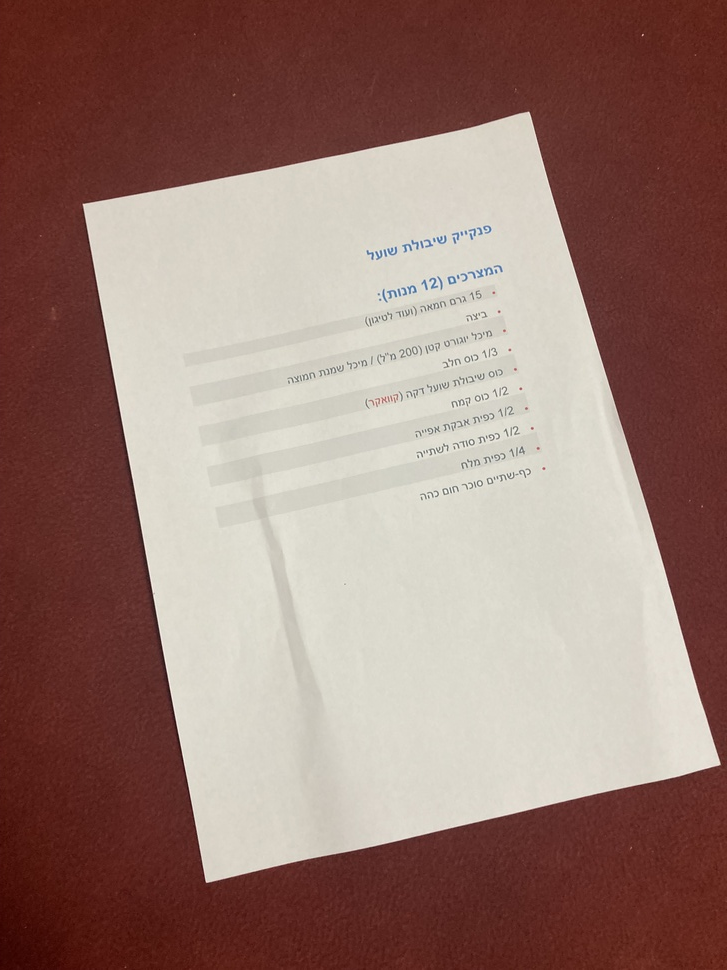
#> input picture input/IMG-3763.jpg, 727 x 970 px, shrunk from 3024 x 4032 before the run
$ python Scanner.py input/IMG-3763.jpg input/IMG-3784.jpg
#> lines starting #> are read from the running program, lines starting #| are printed output that depends on the picture; after the words box and inside, x2 and y2 are one past the last pixel; in counts of white or black regions, pixels touching at a corner belong together
import sys
import numpy as np
import cv2
import math

def calculate_dimensions(approx):
    # Convert to a simpler format for easier processing
    points = approx.reshape(4, 2)

    # Sort the points based on their sum and difference
    points_sum = points.sum(axis=1)  # Sum of x + y
    points_diff = np.diff(points, axis=1)  # Difference of x - y

    top_left = points[np.argmin(points_sum)]
    bottom_right = points[np.argmax(points_sum)]
    top_right = points[np.argmin(points_diff)]
    bottom_left = points[np.argmax(points_diff)]

    # Calculate the width
    width_top = math.sqrt((top_right[0] - top_left[0]) ** 2 + (top_right[1] - top_left[1]) ** 2)
    width_bottom = math.sqrt((bottom_right[0] - bottom_left[0]) ** 2 + (bottom_right[1] - bottom_left[1]) ** 2)
    width = max(int(width_top), int(width_bottom))  # Take the maximum width

    # Calculate the height
    height_left = math.sqrt((bottom_left[0] - top_left[0]) ** 2 + (bottom_left[1] - top_left[1]) ** 2)
    height_right = math.sqrt((bottom_right[0] - top_right[0]) ** 2 + (bottom_right[1] - top_right[1]) ** 2)
    height = max(int(height_left), int(height_right))  # Take the maximum height

    input_pts = np.float32([top_left, bottom_left, bottom_right, top_right])
    return width, height, input_pts

def scan(imgInput, imgPath):
#> called with imgInput = 'input/IMG-3763.jpg', imgPath = 'input/IMG-3784.jpg'
    img=cv2.imread(imgInput)
#> img is the input picture: shape (970, 727, 3); mean B, G, R 115.3, 123.8, 153.1
    assert img is not None, "file could not be read, check with os.path.exists()"
    gray = cv2.cvtColor(img, cv2.COLOR_BGR2GRAY)
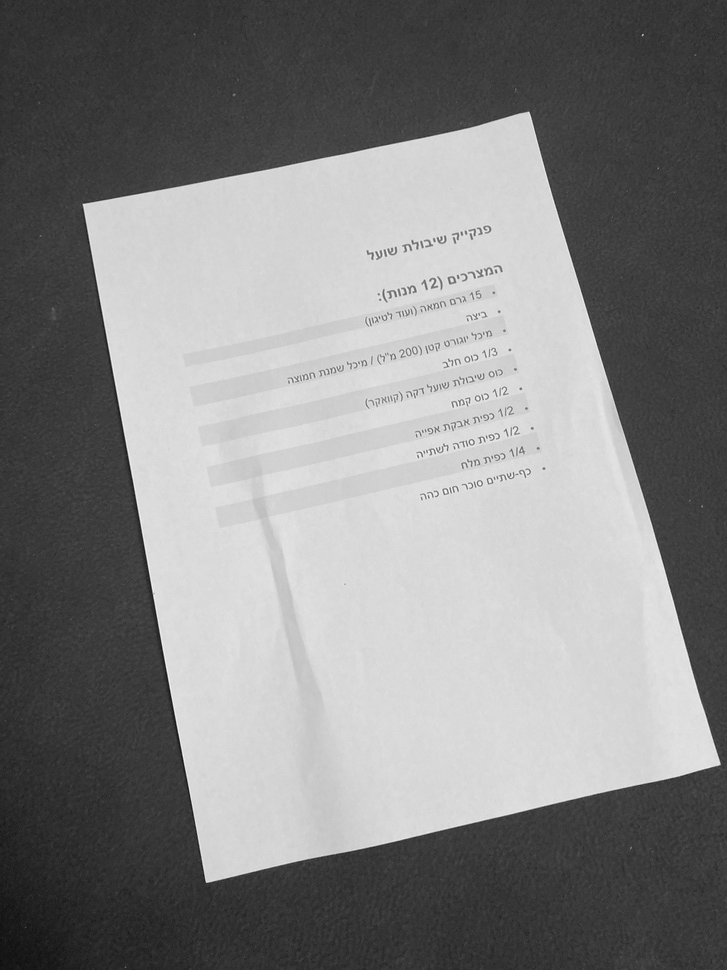
#> gray: shape (970, 727); min 15, max 254, mean 131.6
    _, imageThresh = cv2.threshold(gray,thresh=127,maxval=255,type=cv2.THRESH_BINARY)
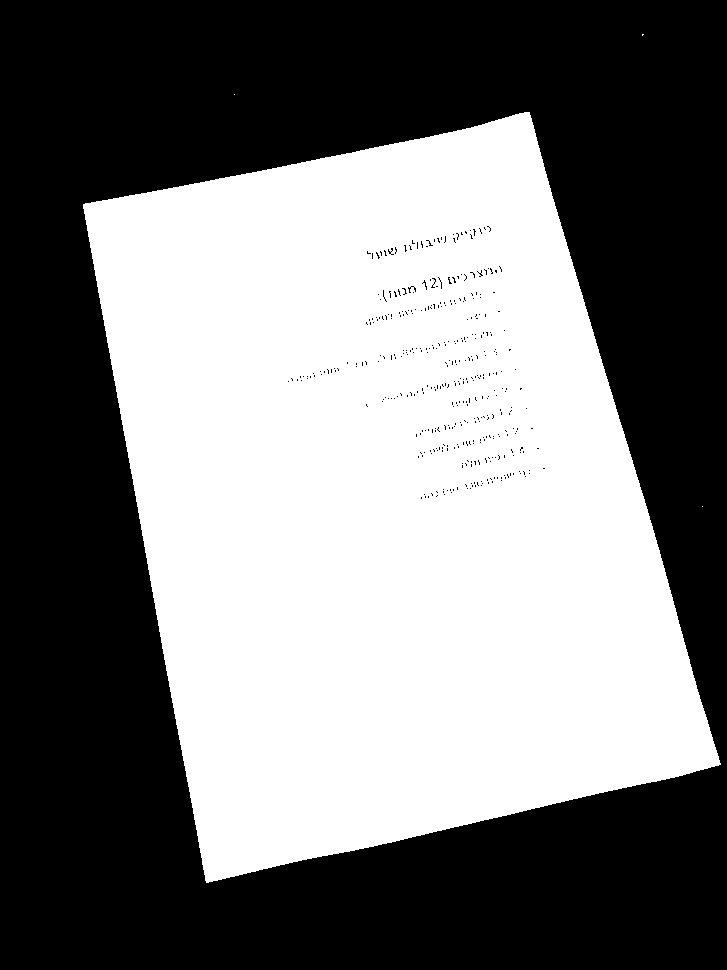
#> imageThresh: shape (970, 727); 47.5% white; 4 white regions (3 under 20 px)
    contours, _ = cv2.findContours(imageThresh,cv2.RETR_EXTERNAL,cv2.CHAIN_APPROX_SIMPLE)
#> contours = 4 contours, 3 with area under 20; largest, box (x1, y1, x2, y2) and area: (83, 112, 721, 883) 335110

    # Find the largest contour (assuming it's the page)
    largest_contour = max(contours, key=cv2.contourArea)
#> largest_contour = contour of 1052 points, box (x1, y1, x2, y2) (83, 112, 721, 883), area 335110

    # Approximate the contour to a polygon with four points
    epsilon = 0.02 * cv2.arcLength(largest_contour, True)
#> epsilon = 50.14
    approx = cv2.approxPolyDP(largest_contour, epsilon, True)
#> approx = [[529, 112], [83, 204], [206, 882], [720, 764]]

    # Ensure the result is a quadrilateral
    if len(approx) == 4:
        # Draw the approximated polygon on the image
        cv2.polylines(img, [approx], isClosed=True, color=(0, 255, 255), thickness=3)
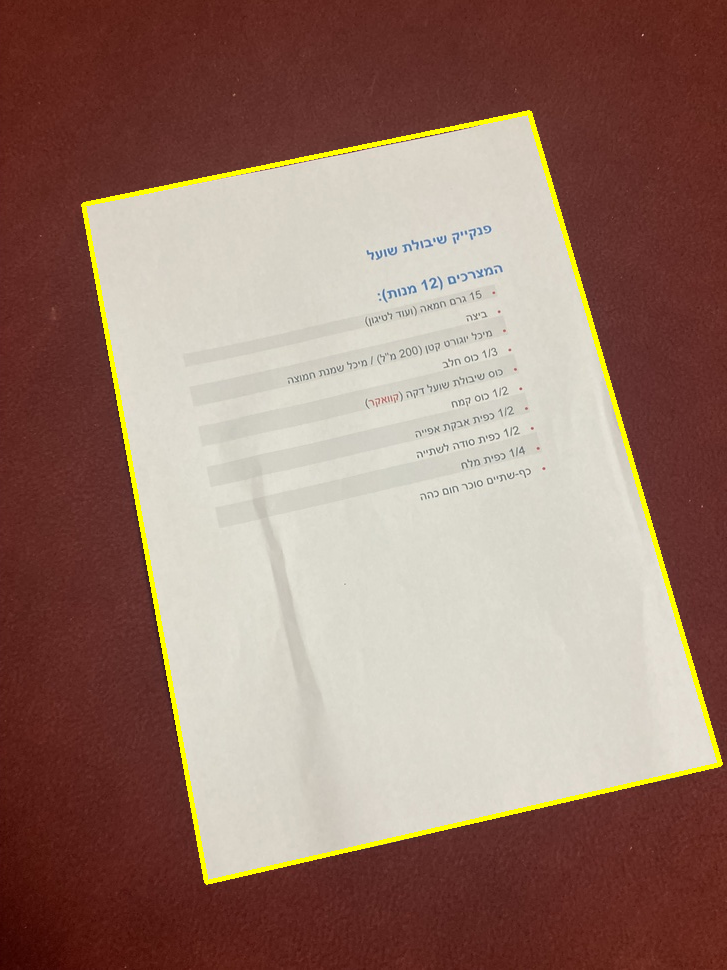
#> img: shape (970, 727, 3); 1.64% of pixels changed, all inside (x1, y1, x2, y2) = (81, 110, 723, 885)

        # Mark the four corner points
        for point in approx:
            x, y = point[0]  # Each point is a 2D coordinate
            cv2.circle(img, (x, y), radius=10, color=(0, 0, 255), thickness=-1)  # Red dots
#> this loop made 4 passes
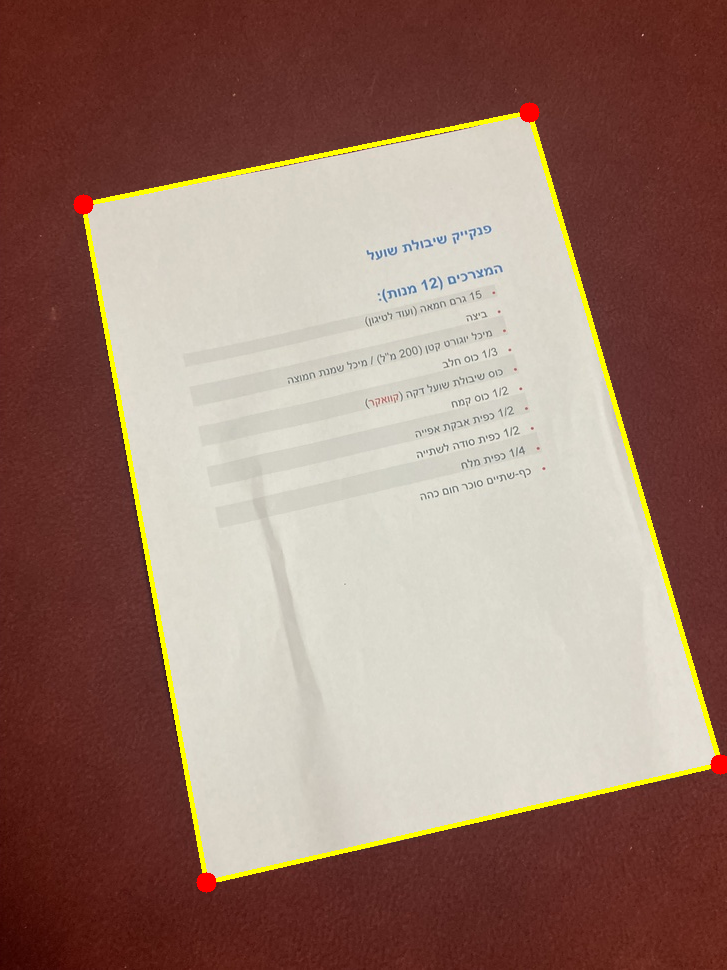
#> img: shape (970, 727, 3); 0.17% of pixels changed, all inside (x1, y1, x2, y2) = (73, 102, 727, 893)

    maxWidth, maxHeight, input_pts= calculate_dimensions(approx)
#> in calculate_dimensions, `points_sum = points.sum(axis=1)`: points_sum = [641, 287, 1088, 1484]
#> in calculate_dimensions, `points_diff = np.diff(points, axis=1)`: points_diff = [-417, 121, 676, 44]
#> in calculate_dimensions, `top_left = points[np.argmin(points_sum)]`: top_left = [83, 204]
#> in calculate_dimensions, `bottom_right = points[np.argmax(points_sum)]`: bottom_right = [720, 764]
#> in calculate_dimensions, `top_right = points[np.argmin(points_diff)]`: top_right = [529, 112]
#> in calculate_dimensions, `bottom_left = points[np.argmax(points_diff)]`: bottom_left = [206, 882]
#> in calculate_dimensions, `width_top = math.sqrt((top_right[0] - top_left[0]) ** 2 + (top_right[1..`: width_top = 455.4
#> in calculate_dimensions, `width_bottom = math.sqrt((bottom_right[0] - bottom_left[0]) ** 2 + (bo..`: width_bottom = 527.4
#> in calculate_dimensions, `width = max(int(width_top), int(width_bottom))`: width = 527
#> in calculate_dimensions, `height_left = math.sqrt((bottom_left[0] - top_left[0]) ** 2 + (bottom_..`: height_left = 689.1
#> in calculate_dimensions, `height_right = math.sqrt((bottom_right[0] - top_right[0]) ** 2 + (bott..`: height_right = 679.4
#> in calculate_dimensions, `height = max(int(height_left), int(height_right))`: height = 689
#> in calculate_dimensions, `input_pts = np.float32([top_left, bottom_left, bottom_right, top_right])`: input_pts = [[83, 204], [206, 882], [720, 764], [529, 112]]
#> maxWidth = 527; maxHeight = 689; input_pts = [[83, 204], [206, 882], [720, 764], [529, 112]]

    output_pts = np.float32([[0, 0],
                             [0, maxHeight - 1],
                             [maxWidth - 1, maxHeight - 1],
                             [maxWidth - 1, 0]])
#> output_pts = [[0, 0], [0, 688], [526, 688], [526, 0]]

    M = cv2.getPerspectiveTransform(input_pts, output_pts)
#> M = [[1.18, -0.214, -54.16], [0.246, 1.19, -263.7], [1.59e-05, 0.000245, 1]]

    out = cv2.warpPerspective(img, M, (maxWidth, maxHeight), flags=cv2.INTER_LINEAR)
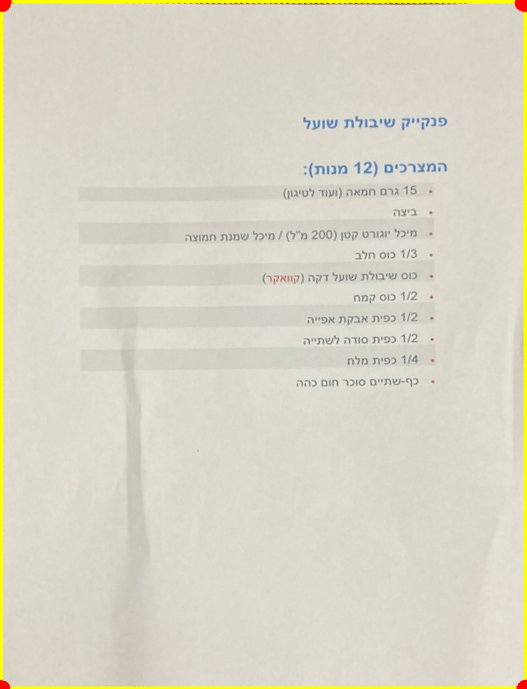
#> out: shape (689, 527, 3); mean B, G, R 198, 214.2, 218

    # Save the result to the specified path
    cv2.imwrite(imgPath, out)
    # # Display the result
    cv2.imshow('Scanned Image', out)
    cv2.waitKey(0)
    cv2.destroyAllWindows()

if __name__ == "__main__":
    if len(sys.argv) != 3:
        print("less or more paramters")
        sys.exit()
    scan(sys.argv[1],sys.argv[2])

$ run again, on input/IMG-3785.jpg
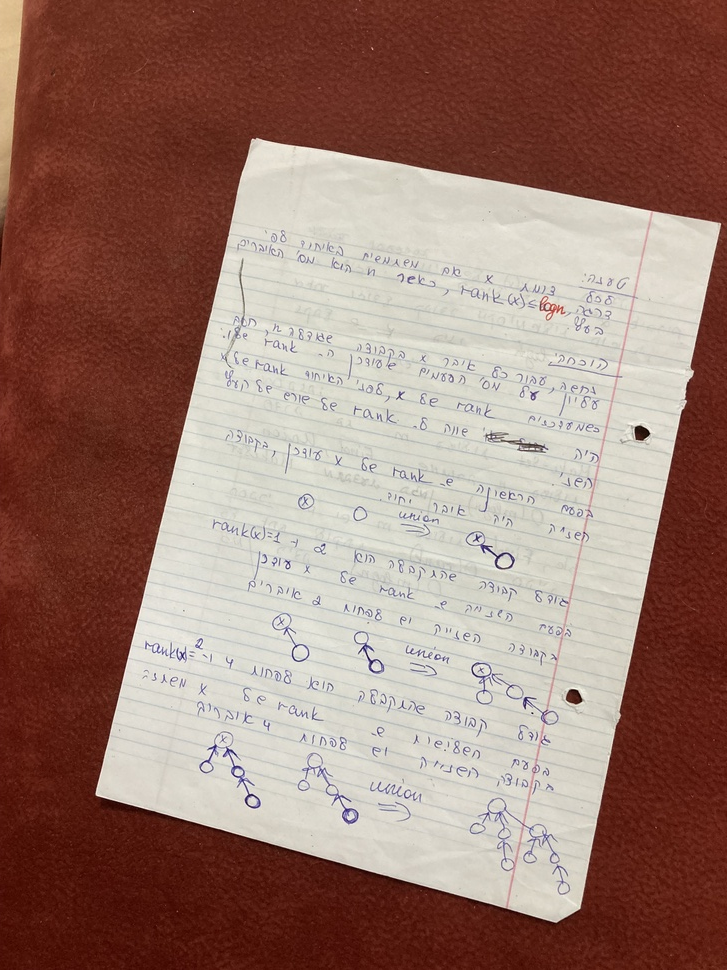
#> input picture input/IMG-3785.jpg, 727 x 970 px, shrunk from 3024 x 4032 before the run
#> in scan, img is the input picture: shape (970, 727, 3); mean B, G, R 110.9, 121.7, 153.5
#> in scan, `_, imageThresh = cv2.threshold(gray,thresh=127,maxval=255,type=cv2.THR..`:
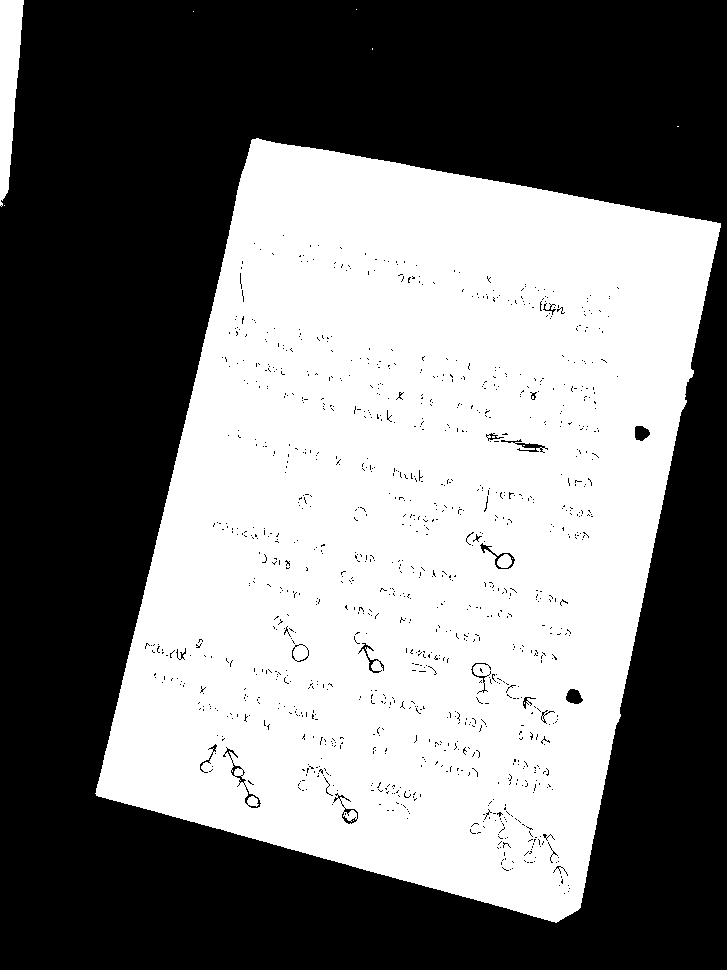
#> imageThresh: shape (970, 727); 47.9% white; 13 white regions (10 under 20 px)
#> contours = 7 contours, 5 with area under 20; largest, box (x1, y1, x2, y2) and area: (95, 138, 721, 923) 338495, (0, 0, 24, 207) 2932
#> largest_contour = contour of 1057 points, box (x1, y1, x2, y2) (95, 138, 721, 923), area 338495
#> epsilon = 50.36
#> approx = [[252, 139], [95, 793], [556, 922], [720, 223]]
#> the loop in scan, `for point in approx:` made 4 passes
#> points_sum = [391, 888, 1478, 943]
#> points_diff = [-113, 698, 366, -497]
#> top_left = [252, 139]
#> bottom_right = [556, 922]
#> top_right = [720, 223]
#> bottom_left = [95, 793]
#> width_top = 475.5
#> width_bottom = 478.7
#> width = 478
#> height_left = 672.6
#> height_right = 718
#> height = 717
#> in calculate_dimensions, `input_pts = np.float32([top_left, bottom_left, bottom_right, top_right])`: input_pts = [[252, 139], [95, 793], [556, 922], [720, 223]]
#> in scan, `maxWidth, maxHeight, input_pts= calculate_dimensions(approx)`: maxWidth = 478; maxHeight = 717; input_pts = [[252, 139], [95, 793], [556, 922], [720, 223]]
#> output_pts = [[0, 0], [0, 716], [477, 716], [477, 0]]
#> M = [[1.09, 0.261, -310.1], [-0.198, 1.1, -103.3], [0.000142, 4.56e-05, 1]]
#> in scan, `out = cv2.warpPerspective(img, M, (maxWidth, maxHeight), flags=cv2.INT..`:
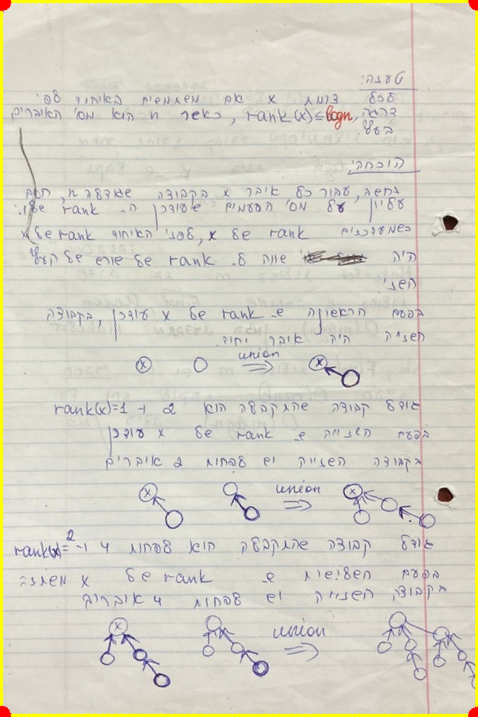
#> out: shape (717, 478, 3); mean B, G, R 197.9, 211.7, 214.3
